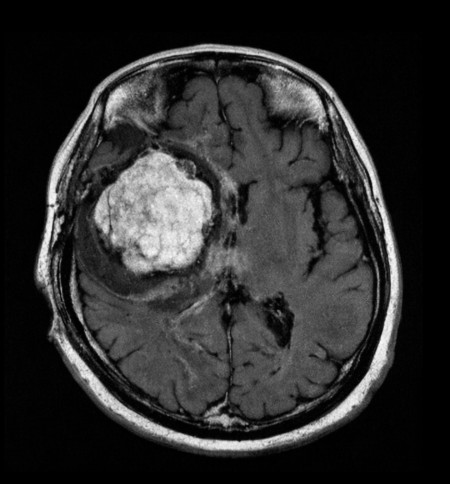
#> input picture gambar/mri1.jpg, 450 x 484 px
$ jupyter execute --allow-errors Project.ipynb
#> lines starting #> are read from the running program, lines starting #| are printed output that depends on the picture; after the words box and inside, x2 and y2 are one past the last pixel; in counts of white or black regions, pixels touching at a corner belong together
**SISTEM ANALISIS CITRA MEDIS UNTUK DETEKSI TUMOR OTAK MENGGUNAKAN COMPUTER VISION DAN CNN**

**1. Import Library**

Sistem melakukan pemanggilan seluruh library yang dibutuhkan untuk membangun aplikasi Computer Vision. Library OpenCV digunakan untuk melakukan berbagai operasi pengolahan citra seperti konversi warna, deteksi tepi, dan segmentasi. NumPy dimanfaatkan untuk operasi matematika dan manipulasi array citra, sedangkan Matplotlib digunakan untuk menampilkan hasil visualisasi citra. Selain itu, TensorFlow Keras digunakan untuk membangun dan mengelola model Convolutional Neural Network yang berperan dalam proses klasifikasi citra MRI.

[cell 1]
import cv2
import numpy as np
import matplotlib.pyplot as plt
from tensorflow.keras.models import Sequential
from tensorflow.keras.layers import Conv2D, MaxPooling2D, Flatten, Dense
from tensorflow.keras.utils import to_categorical

**2. Load Citra MRI**

Citra MRI otak dimuat ke dalam sistem dalam format grayscale. Pemilihan format grayscale dilakukan karena citra MRI pada umumnya tidak memerlukan informasi warna, melainkan hanya berdasarkan intensitas piksel. Citra yang telah dimuat kemudian ditampilkan untuk memastikan bahwa data berhasil dibaca dengan benar sebelum diproses ke tahap selanjutnya.

[cell 2]
img = cv2.imread('gambar/mri1.jpg', cv2.IMREAD_GRAYSCALE)
#> img is the input picture: shape (484, 450); min 0, max 253, mean 45.8

plt.imshow(img, cmap='gray')
plt.title("Citra MRI Otak")
plt.axis('off')

**3. Preprocessing & Normalisasi**

Tahap ini melakukan praproses terhadap citra MRI yang meliputi penyeragaman ukuran dan normalisasi nilai piksel. Citra diubah ke ukuran yang sama agar konsisten dalam seluruh proses pengolahan dan sesuai dengan kebutuhan input CNN. Normalisasi nilai piksel ke rentang 0 hingga 1 dilakukan untuk meningkatkan stabilitas perhitungan serta mempercepat proses pembelajaran model.

[cell 3]
img_resized = cv2.resize(img, (128,128))
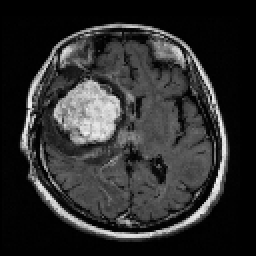
#> img_resized: shape (128, 128) (shown 2 times larger); min 0, max 246, mean 45.7
img_norm = img_resized / 255.0

plt.imshow(img_norm, cmap='gray')
plt.title("Preprocessing MRI")
plt.axis('off')

**4. Edge Detection**

Sistem melakukan deteksi tepi menggunakan metode Canny. Tahap ini bertujuan untuk menonjolkan perubahan intensitas yang signifikan pada citra, yang umumnya menunjukkan batas antara struktur jaringan otak dan area yang diduga sebagai tumor. Informasi tepi ini membantu sistem dalam memahami bentuk dan struktur objek pada citra MRI.

[cell 4]
edges = cv2.Canny(img_resized, 50, 150)
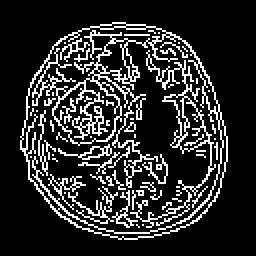
#> edges: shape (128, 128) (shown 2 times larger); 17% white in thin lines or dots, all inside (x1, y1, x2, y2) = (10, 11, 114, 120)

plt.imshow(edges, cmap='gray')
plt.title("Edge Detection Tumor")
plt.axis('off')

**5. Segmentasi Tumor**

Proses segmentasi citra untuk memisahkan area tumor dari latar belakang. Metode thresholding digunakan untuk membedakan area dengan intensitas tertentu yang diasumsikan sebagai tumor. Selanjutnya, operasi morfologi diterapkan untuk mengurangi noise dan memperbaiki hasil segmentasi sehingga area tumor dapat terlihat lebih jelas dan terisolasi.

[cell 5]
_, thresh = cv2.threshold(img_resized, 140, 255, cv2.THRESH_BINARY)
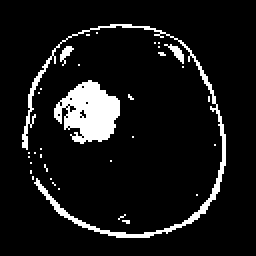
#> thresh: shape (128, 128) (shown 2 times larger); 8.7% white; 34 white regions (30 under 20 px), largest, box (x1, y1, x2, y2) and area: (27, 40, 60, 72) 664, (11, 12, 113, 119) 642, (82, 22, 92, 32) 37, (30, 23, 37, 33) 31
kernel = np.ones((5,5), np.uint8)
segment = cv2.morphologyEx(thresh, cv2.MORPH_OPEN, kernel)
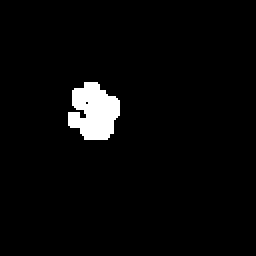
#> segment: shape (128, 128) (shown 2 times larger); 3.3% white; 1 white region

plt.imshow(segment, cmap='gray')
plt.title("Segmentasi Tumor")
plt.axis('off')

**6. Boundary Detection**

Sistem mengekstraksi batas atau kontur dari hasil segmentasi untuk menentukan lokasi dan bentuk tumor. Kontur yang diperoleh kemudian ditampilkan kembali pada citra MRI asli, sehingga posisi tumor dapat divisualisasikan dengan lebih mudah dan intuitif.

[cell 6]
contours, _ = cv2.findContours(segment, cv2.RETR_EXTERNAL, cv2.CHAIN_APPROX_SIMPLE)
#> contours = 1 contour; box (x1, y1, x2, y2) and area: (34, 41, 60, 70) 490

output = cv2.cvtColor(img_resized, cv2.COLOR_GRAY2BGR)
cv2.drawContours(output, contours, -1, (0,255,0), 2)

plt.imshow(output)
plt.title("Boundary Tumor")
plt.axis('off')

**7. Dataset CNN**

Sistem menyiapkan data yang akan digunakan sebagai input dan label untuk proses klasifikasi menggunakan CNN. Data citra dan kelas target disusun dalam bentuk array, kemudian label dikonversi ke format kategorikal agar sesuai dengan mekanisme klasifikasi multi-kelas pada model CNN. Tahap ini merupakan persiapan penting sebelum proses pelatihan model dilakukan.

[cell 7]
X = np.random.rand(200, 128, 128, 1)
y = np.random.randint(0, 2, 200)

#> (the rest of this cell did not finish here and is left out)

**8. Model CNN**

Arsitektur Convolutional Neural Network dibangun sebagai model utama untuk mengenali keberadaan tumor pada citra MRI. Model ini terdiri dari beberapa lapisan konvolusi untuk mengekstraksi fitur visual penting, lapisan pooling untuk mengurangi dimensi data, serta lapisan fully connected untuk melakukan proses klasifikasi akhir berdasarkan fitur yang telah dipelajari.

#> (a cell that did not finish here is left out)

**9. Augmented Reality Visualization**

Hasil analisis sistem divisualisasikan dalam bentuk Augmented Reality sederhana dengan menambahkan informasi teks langsung pada citra MRI. Overlay ini bertujuan untuk menampilkan hasil deteksi secara visual sehingga lebih mudah dipahami oleh pengguna. Tahap ini menunjukkan penerapan konsep Augmented Reality dalam konteks analisis citra medis.

[cell 9]
cv2.putText(
    output,
    "Tumor Detected",
    (10, 30),
    cv2.FONT_HERSHEY_SIMPLEX,
    0.35,
    (250, 0, 0),
    1
)
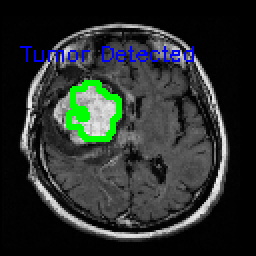
#> output: shape (128, 128, 3) (shown 2 times larger); mean B, G, R 44.5, 46.9, 41.5

plt.imshow(output)
plt.title("Augmented Reality Result", fontsize=12)
plt.axis('off')
